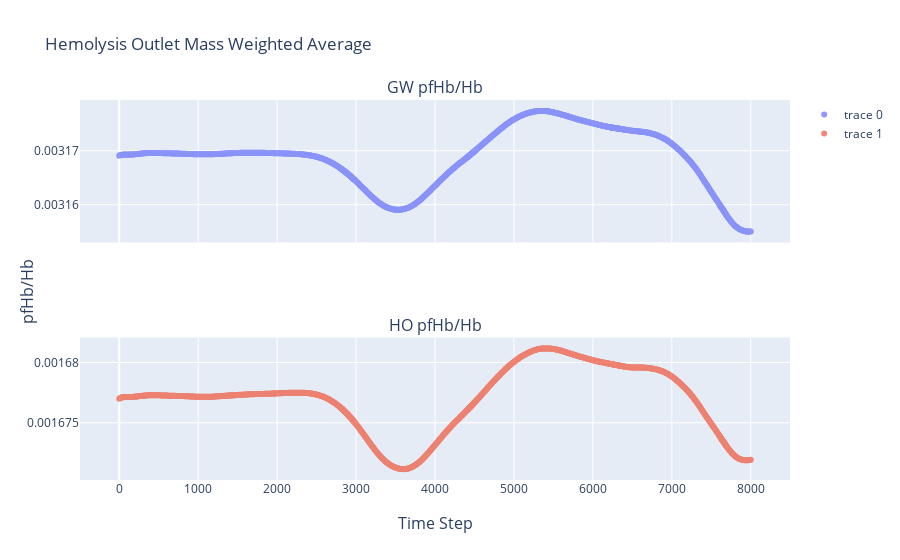

This figure's notebook cell:
### Code cell
fig = make_subplots(
    rows=2,
    cols=1,
    shared_xaxes=True,
    x_title="Time Step",
    y_title="pfHb/Hb ",subplot_titles=('GW pfHb/Hb', 'HO pfHb/Hb') )

fig.add_trace(go.Scatter(x=resid_dict['gw-hemolysis.out']['Time Step'],
                         y=resid_dict['gw-hemolysis.out']['pfHb/Hb'],
                         mode='markers',
                         opacity=scatter_opacity,),
              row=1,col=1)
# fig.add_trace(go.Scatter(x=bin_df['bin_centres'],
#                          y=bin_df['eds-hemolysis_bin_mean'],
#                          mode='markers+lines',
#                          name='Mean +/- STD',
#                          line=dict(color='black'),
#                          opacity=.55,
#                          error_y_array=bin_df['eds-hemolysis_std'],
#                          showlegend=True))

fig.add_trace(go.Scatter(x=resid_dict['ho-hemolysis.out']['Time Step'],
                         y=resid_dict['ho-hemolysis.out']['pfHb/Hb'],
                         mode='markers',
                         opacity=scatter_opacity,),
              row=2,col=1)
fig.update_layout(
    title="Hemolysis Outlet Mass Weighted Average",
    legend_title=None,
    yaxis = dict(showexponent = 'all',
                 exponentformat = 'E'),
    yaxis2 = dict(showexponent = 'all',
                 exponentformat = 'E'))
fig.show()

print('Time Averaged HO pfHb (mg/dL) each blade pass at Outlet: ' + str(time_sample_dict['ho-hemolysis.out']['pfHb'].mean()))
print('Time Averaged GW pfHb (mg/dL) each blade pass at Outlet: ' + str(time_sample_dict['gw-hemolysis.out']['pfHb'].mean()))
fig.write_image(r"/Users/jdtarriela/Downloads/c5-mesh-comp/MWA_hemolysis-2.png")

### Figure 1 — Plotly figure (JSON) as saved in the notebook; plotly's stock layout.template omitted (floating-point values rounded to 4 significant figures; data arrays with more than 128 entries replaced by an {"elided": "..."} marker saying what was removed)
{"data": [{"mode": "markers", "opacity": 0.7, "type": "scatter", "x": {"elided": "865 int values"}, "xaxis": "x", "y": {"elided": "865 float values"}, "yaxis": "y"}, {"mode": "markers", "opacity": 0.7, "type": "scatter", "x": {"elided": "865 int values"}, "xaxis": "x2", "y": {"elided": "865 float values"}, "yaxis": "y2"}], "layout": {"annotations": [{"font": {"size": 16}, "showarrow": false, "text": "GW pfHb/Hb", "x": 0.5, "xanchor": "center", "xref": "paper", "y": 1.0, "yanchor": "bottom", "yref": "paper"}, {"font": {"size": 16}, "showarrow": false, "text": "HO pfHb/Hb", "x": 0.5, "xanchor": "center", "xref": "paper", "y": 0.375, "yanchor": "bottom", "yref": "paper"}, {"font": {"size": 16}, "showarrow": false, "text": "Time Step", "x": 0.5, "xanchor": "center", "xref": "paper", "y": 0, "yanchor": "top", "yref": "paper", "yshift": -30}, {"font": {"size": 16}, "showarrow": false, "text": "pfHb/Hb ", "textangle": -90, "x": 0, "xanchor": "right", "xref": "paper", "xshift": -40, "y": 0.5, "yanchor": "middle", "yref": "paper"}], "legend": {"title": {}}, "title": {"text": "Hemolysis Outlet Mass Weighted Average"}, "xaxis": {"anchor": "y", "domain": [0.0, 1.0], "matches": "x2", "showticklabels": false}, "xaxis2": {"anchor": "y2", "domain": [0.0, 1.0]}, "yaxis": {"anchor": "x", "domain": [0.625, 1.0], "exponentformat": "E", "showexponent": "all"}, "yaxis2": {"anchor": "x2", "domain": [0.0, 0.375], "exponentformat": "E", "showexponent": "all"}}}
